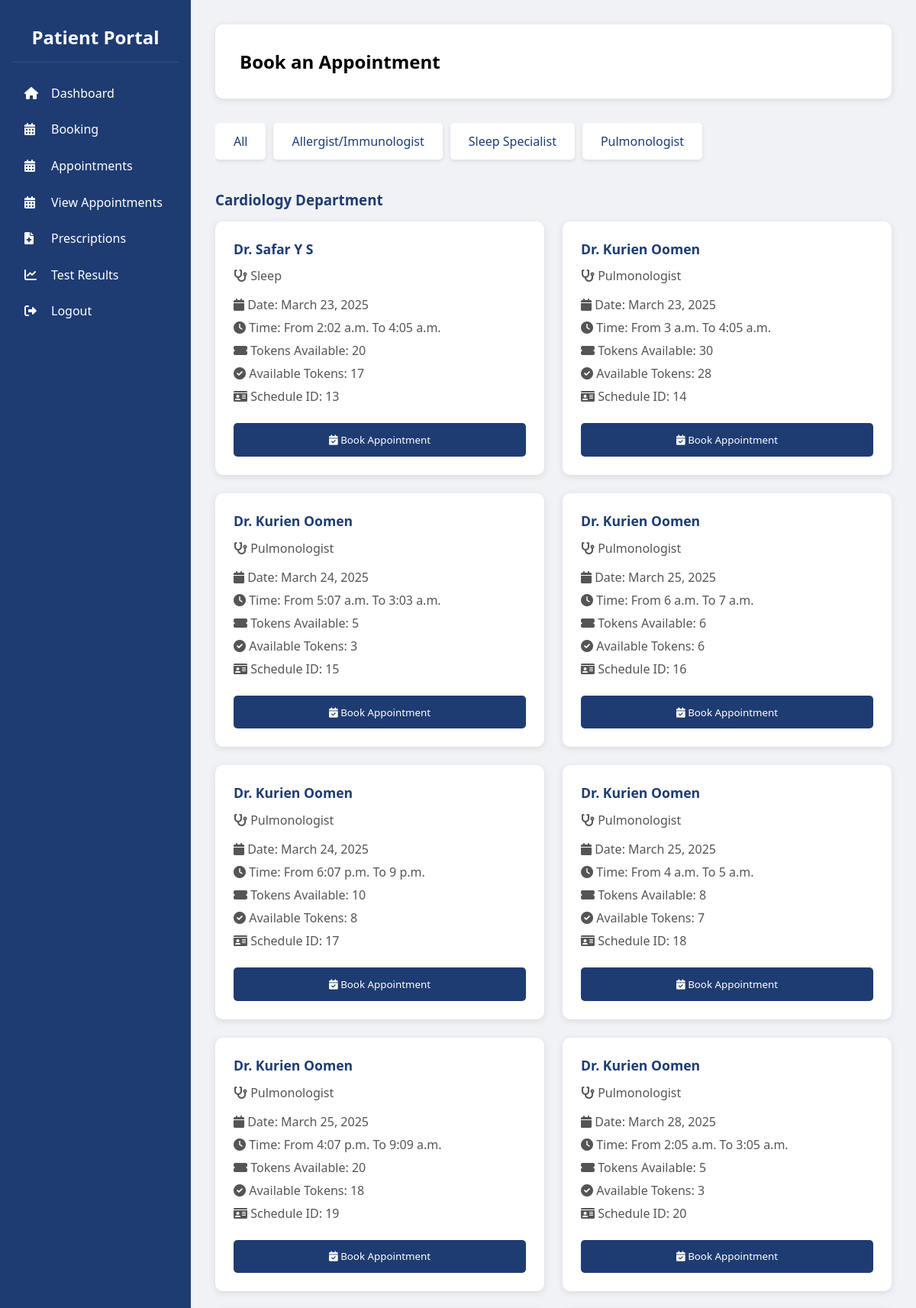
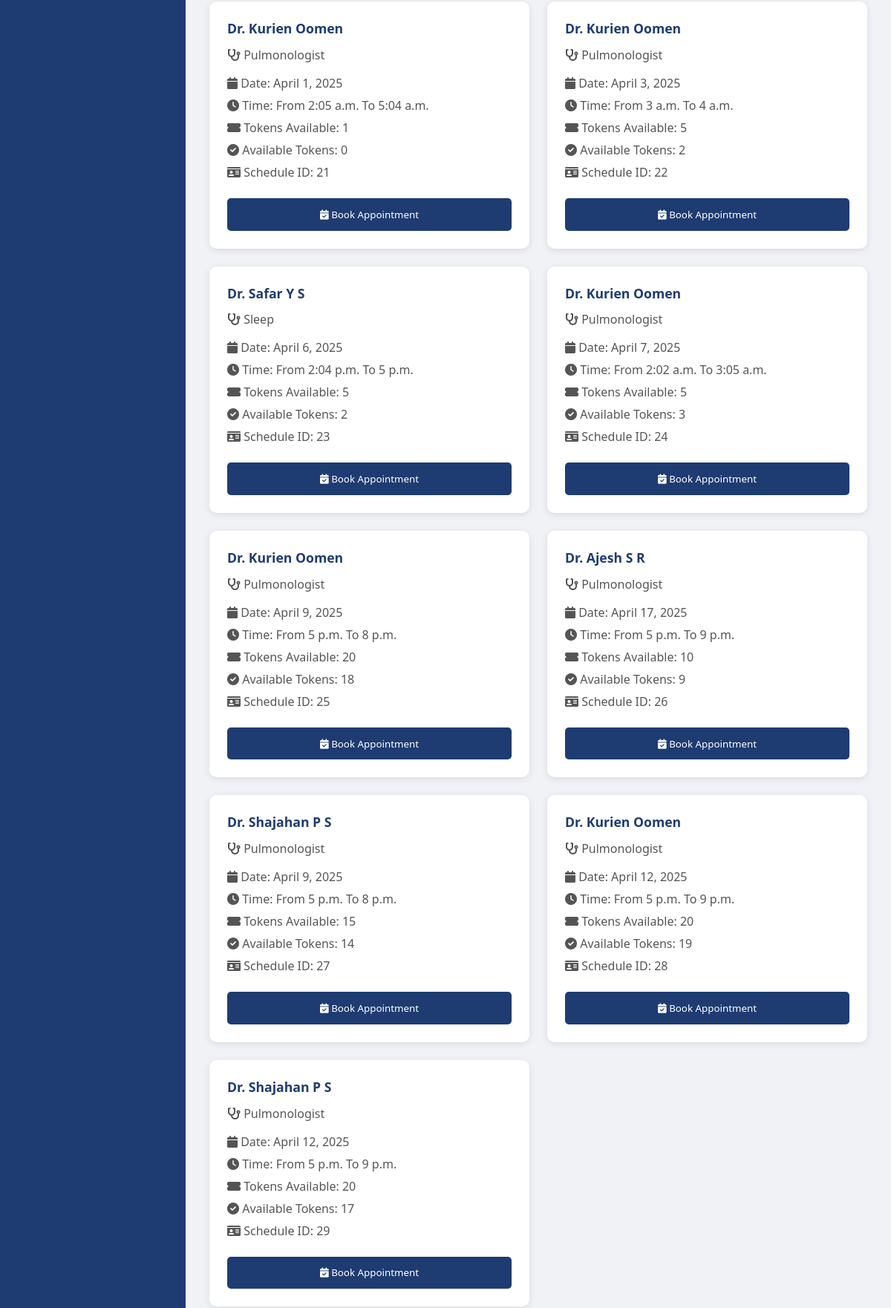
Page /patients/patientappointment (upper part) on the committed database (2 pictures, top to bottom).
### predict/models.py (models this page shows)
class user(models.Model):
    firstname=models.CharField(max_length=255)
    lastname=models.CharField(max_length=255)
    email=models.EmailField(unique=True)
    phone=models.CharField(max_length=12)
    password=models.CharField(max_length=20)
    role=models.CharField(max_length=20)

### doctor/models.py (models this page shows)
class Sheduler(models.Model):
    userid = models.ForeignKey(user, on_delete=models.CASCADE)
    date_she = models.DateField()
    time_from = models.TimeField()
    time_to = models.TimeField()
    no_tokens = models.IntegerField()

### patient/views.py (the view)
# urls.py: path('patients/patientappointment', views.patientappointment,name='patientappointment'),
def patientappointment(request):
    try:
        appointments = (
            Sheduler.objects
            .select_related('userid', 'userid__doctor')  # Ensure joined model
            .filter(userid__doctor__isnull=False)  # Ensure doctor exists
            .annotate(
                schedule_id=F('id'),  # Get Sheduler ID
                booked_tokens=Count('appointments__id'),  # Count booked tokens
                available_tokens=F('no_tokens') - F('booked_tokens')  # Calculate available tokens
            )
            .values(
                'schedule_id',
                'userid__firstname',
                'userid__lastname',
                'userid__email',
                'userid__phone',
                'date_she',
                'time_from',
                'time_to',
                'no_tokens',
                'available_tokens',
                'userid__doctor__Specialization',
                'userid__doctor__medical_li_no',
                'userid__doctor__qualification',
            )
        )
        return render(request, 'appointment-booking-static.html', {'appointments': appointments})
    except Exception as e:
        return render(request, 'appointment-booking-static.html', {'error': str(e)})

### patient/templates/appointment-booking-static.html (shortened to what this page needs)
<!DOCTYPE html>
<html lang="en">
<head>
    <link rel="stylesheet" href="https://cdnjs.cloudflare.com/ajax/libs/font-awesome/6.0.0/css/all.min.css">
</head>
<body>
    <aside class="sidebar">
        <div class="sidebar-header">
            <h2>Patient Portal</h2>
        </div>
        <ul class="sidebar-menu">
            <li><a href="{% url 'patients_dash' %}"><i class="fas fa-home"></i>Dashboard</a></li>
            <li><a href="{% url 'patientappointment' %}"><i class="fas fa-calendar-alt"></i>Booking</a></li>
            <li><a href="{% url 'book_appointment' %}"><i class="fas fa-calendar-alt"></i>Appointments</a></li>
            <li><a href="{% url 'patient_appointments' %}"><i class="fas fa-calendar-alt"></i>View Appointments</a></li>
            <li><a href="{% url 'bookingshowpage' %}"><i class="fas fa-file-medical"></i>Prescriptions</a></li>
            <li><a href="{% url 'test_view' %}"><i class="fas fa-chart-line"></i>Test Results</a></li>
            <li><a href="{% url 'home' %}"><i class="fas fa-sign-out-alt"></i>Logout</a></li>
        </ul>
    </aside>
    <main class="main-content">
        <section class="page-title">
            <h2>Book an Appointment</h2>
        </section>
        <div class="specialization-tabs">
            <a class="tab" href="{% url 'patientappointment' %}">All</a>
            <a class="tab" href="{% url 'patientappointment_Allergist' %}">Allergist/Immunologist</a>
            <a class="tab" href="{% url 'patientappointment_Sleep' %}">Sleep Specialist</a>
            <a class="tab" href="{% url 'patientappointment_Pulmonologist' %}">Pulmonologist</a>
        </div>
        <h3 class="department-title">Cardiology Department</h3>
        <div class="doctors-container">
            {% if appointments %}
                {% for appointment in appointments %}
                <div class="doctor-card">
                    <div class="doctor-name">Dr. {{ appointment.userid__firstname }} {{ appointment.userid__lastname }}</div>
                    <div class="doctor-specialization"><i class="fas fa-stethoscope"></i> {{ appointment.userid__doctor__Specialization }}</div>
                    <div class="doctor-info">
                        <div><i class="fas fa-calendar"></i> Date: {{ appointment.date_she }}</div>
                        <div><i class="fas fa-clock"></i> Time: From {{ appointment.time_from }} To {{ appointment.time_to }}</div>
                        <div><i class="fas fa-ticket-alt"></i> Tokens Available: {{ appointment.no_tokens }}</div>
                        <div><i class="fas fa-check-circle"></i> Available Tokens: {{ appointment.available_tokens }}</div>
                        <div><i class="fas fa-id-card"></i> Schedule ID: {{ appointment.schedule_id }}</div>
                    </div>
                    {% if appointment.no_tokens > 0 %}
                    <form action="{% url 'book_shedule' appointment.schedule_id %}" method="post">
                        <button type="submit" class="book-button"><i class="fas fa-calendar-check"></i> Book Appointment</button>
                    </form>
                    {% else %}
                        <span class="status unavailable"><i class="fas fa-ban"></i> Fully Booked</span>
                    {% endif %}
                </div>
                {% endfor %}
            {% else %}
                <div class="doctor-card">
                    <p>No available appointments at the moment.</p>
                </div>
            {% endif %}
        </div>
    </main>
</body>
</html>

### patient/templates/appointment-booking-static.html (style rules this page uses)
* { margin: 0; padding: 0; box-sizing: border-box; font-family: 'Segoe UI', Tahoma, Geneva, Verdana, sans-serif; }
body { display: flex; min-height: 100vh; background: #f0f2f5; }
.sidebar { width: 250px; background: #1e3c72; color: white; padding: 1rem; }
.sidebar-header { padding: 1rem; text-align: center; border-bottom: 1px solid rgba(255,255,255,0.1); margin-bottom: 1rem; }
.sidebar-menu { list-style: none; }
.sidebar-menu a { color: white; text-decoration: none; padding: 0.8rem 1rem; display: block; border-radius: 5px; transition: background 0.3s; }
.sidebar-menu i { width: 25px; margin-right: 10px; }
.main-content { flex: 1; padding: 2rem; background: #f0f2f5; }
.page-title { background: white; padding: 2rem; border-radius: 10px; margin-bottom: 2rem; box-shadow: 0 2px 10px rgba(0,0,0,0.1); }
.specialization-tabs { display: flex; gap: 10px; margin-bottom: 2rem; overflow-x: auto; padding-bottom: 0.5rem; }
.tab { background: white; padding: 0.8rem 1.5rem; border-radius: 5px; text-decoration: none; color: #1e3c72; box-shadow: 0 2px 5px rgba(0,0,0,0.1); transition: all 0.3s; white-space: nowrap; }
.department-title { margin: 2rem 0 1rem; color: #1e3c72; font-weight: 600; }
.doctors-container { display: grid; grid-template-columns: repeat(auto-fill, minmax(300px, 1fr)); gap: 1.5rem; }
.doctor-card { background: white; padding: 1.5rem; border-radius: 10px; box-shadow: 0 2px 10px rgba(0,0,0,0.1); transition: transform 0.3s; }
.doctor-name { font-size: 1.1rem; font-weight: bold; color: #1e3c72; margin-bottom: 0.8rem; }
.doctor-specialization { color: #555; margin-bottom: 1rem; }
.doctor-info { margin-bottom: 1.5rem; color: #555; }
.doctor-info div { margin-bottom: 0.5rem; }
.book-button { background: #1e3c72; color: white; border: none; padding: 0.8rem 1.5rem; border-radius: 5px; cursor: pointer; transition: background 0.3s; width: 100%; }

### rows in the picture
user: userid__firstname "Kurien", userid__lastname "Oomen", userid__doctor__Specialization "Pulmonologist", date_she "March 23, 2025", time_from "3 a.m.", time_to "4:05 a.m.", no_tokens "30", available_tokens "28", schedule_id "14", date_she "March 24, 2025", time_from "5:07 a.m.", time_to "3:03 a.m.", no_tokens "5", available_tokens "3", schedule_id "15", time_from "6:07 p.m.", time_to "9 p.m.", no_tokens "10", available_tokens "8", schedule_id "17", date_she "March 25, 2025", time_from "4 a.m.", time_to "5 a.m.", no_tokens "8", available_tokens "7", schedule_id "18", time_from "4:07 p.m.", time_to "9:09 a.m.", no_tokens "20", available_tokens "18", schedule_id "19", date_she "March 28, 2025", time_from "2:05 a.m.", time_to "3:05 a.m.", schedule_id "20", date_she "April 1, 2025", time_to "5:04 a.m.", no_tokens "1", available_tokens "0", schedule_id "21", date_she "April 3, 2025", time_to "4 a.m.", available_tokens "2", schedule_id "22", date_she "April 7, 2025", time_from "2:02 a.m.", schedule_id "24", date_she "April 9, 2025", time_from "5 p.m.", time_to "8 p.m.", schedule_id "25", date_she "April 12, 2025", available_tokens "19", schedule_id "28"
Sheduler: userid__firstname "Safar", userid__lastname "Y S", userid__doctor__Specialization "Sleep", date_she "April 6, 2025", time_from "2:04 p.m.", time_to "5 p.m.", no_tokens "5", available_tokens "2", schedule_id "23"
Sheduler: userid__firstname "Ajesh", userid__lastname "S R", userid__doctor__Specialization "Pulmonologist", date_she "April 17, 2025", time_from "5 p.m.", time_to "9 p.m.", no_tokens "10", available_tokens "9", schedule_id "26"

### other values in the picture
{{ appointment.userid__firstname }} "Safar" "Kurien" "Shajahan" "Shajahan"
{{ appointment.userid__lastname }} "Y S" "Oomen" "P S" "P S"
{{ appointment.userid__doctor__Specialization }} "Sleep" "Pulmonologist" "Pulmonologist" "Pulmonologist"
{{ appointment.date_she }} "March 23, 2025" "March 25, 2025" "April 9, 2025" "April 12, 2025"
{{ appointment.time_from }} "2:02 a.m." "6 a.m." "5 p.m." "5 p.m."
{{ appointment.time_to }} "4:05 a.m." "7 a.m." "8 p.m." "9 p.m."
{{ appointment.no_tokens }} "20" "6" "15" "20"
{{ appointment.available_tokens }} "17" "6" "14" "17"
{{ appointment.schedule_id }} "13" "16" "27" "29"
